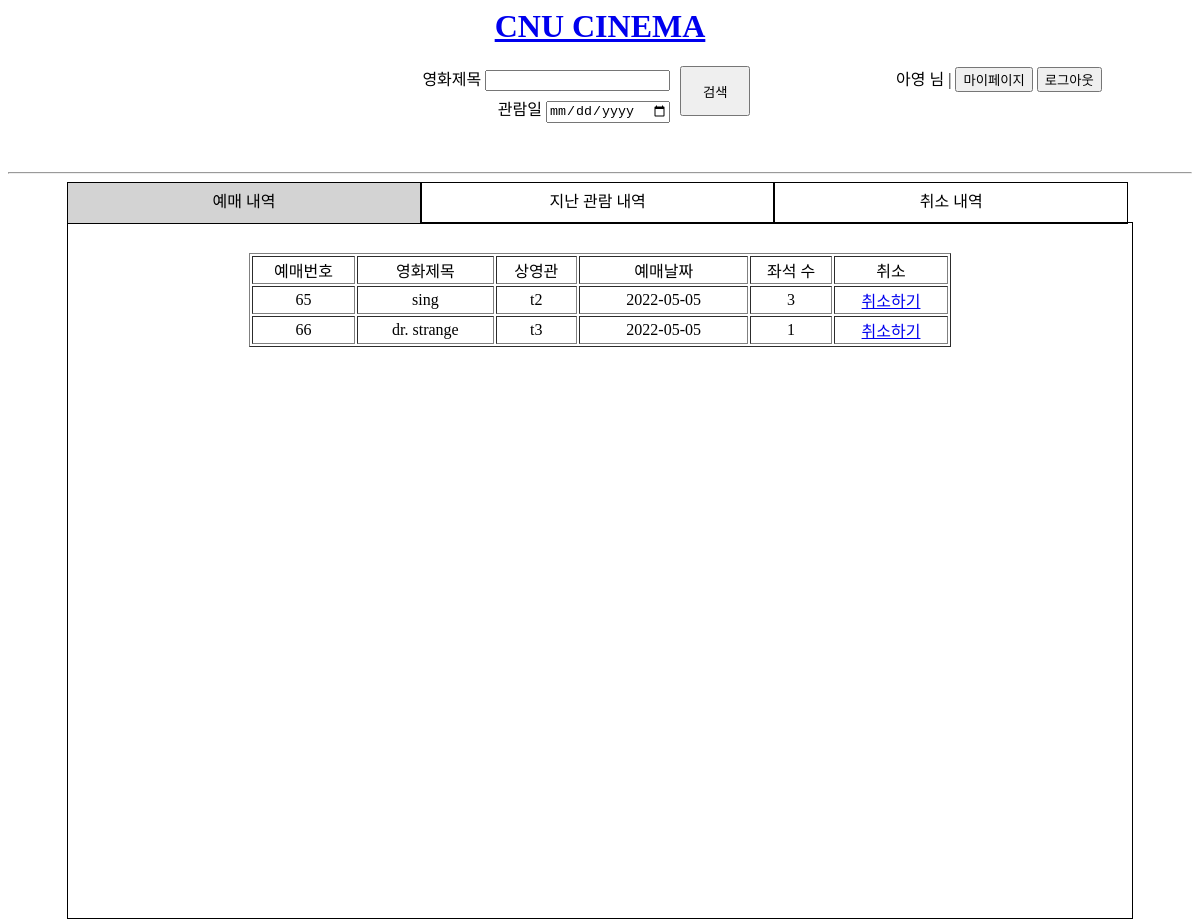
The page /mypage.php (signed in) on the database as committed earlier.
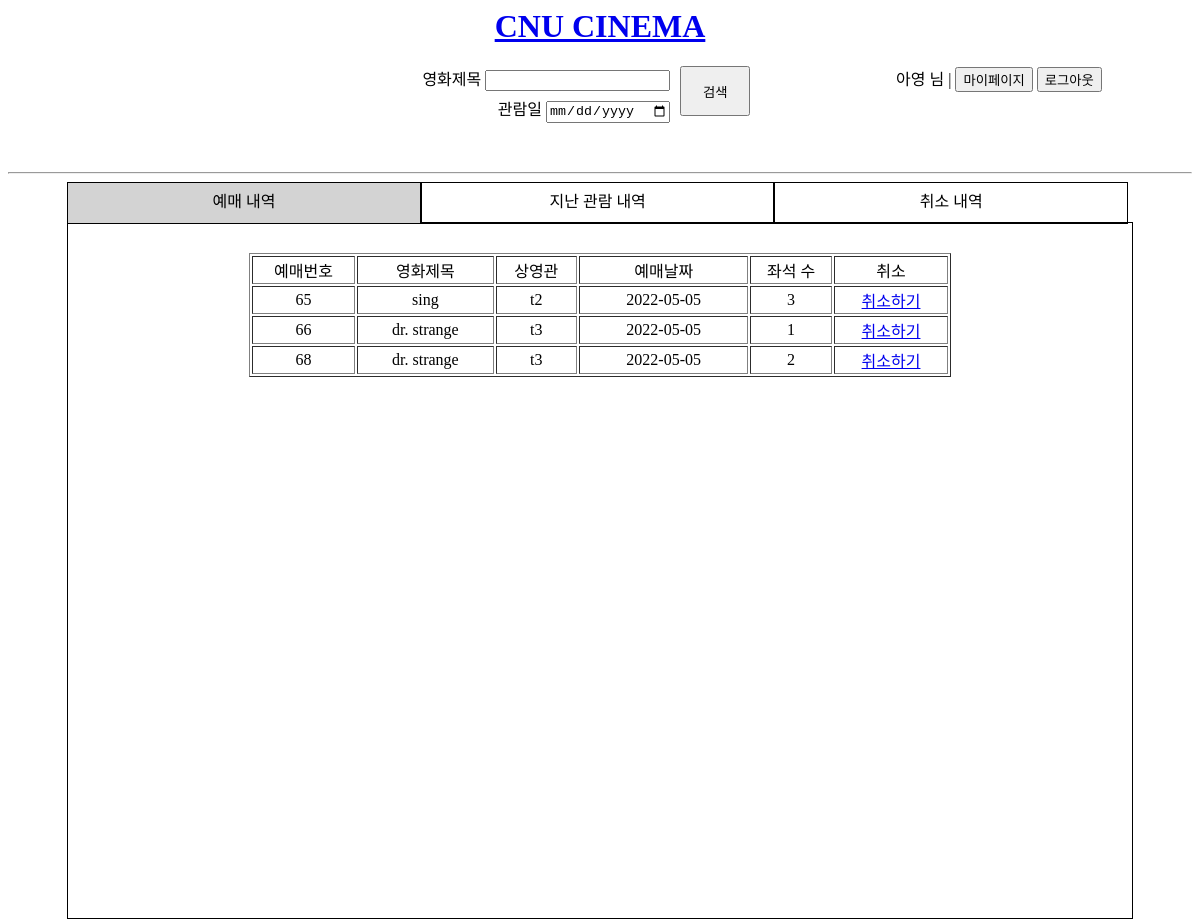
The same page on the database as committed later.
### tables this page shows
CREATE TABLE Ticketing 
	(
	id INTEGER PRIMARY KEY autoincrement,
	rc_date TEXT,
	seats INTEGER,
	status TEXT CHECK(status IN ('R','C','W')),
	cid INTEGER,
	sid INTEGER,
	CONSTRAINT Ticketing_FK1 FOREIGN KEY (cid) REFERENCES Customer(cid),
	CONSTRAINT Ticketing_FK2 FOREIGN KEY (sid) REFERENCES Schedule(sid)
	);

### conn.php (called while the page is built, shortened)
<?php
    if(isset($_SESSION["ID"])){
        $conn = TRUE;
    }
?>

### mypage.php (the view, shortened to what this page needs)
<?php
    include('conn.php');
?>
<html lang="en">
<head>
    <link rel="stylesheet" href="css/index.css">
</head>
<body>
    <div class="header">
        <h1 id="title"><a href="/index.php">CNU CINEMA</a></h1>
        <div class="div1"></div>
        <div class="div2" id="search">
            <form action="search.php" method="get" id="formform" name="search" onsubmit="return blankSearch();">
                <div id="in">
                    <li>영화제목 <input type="text" id="search" name="movie_title"></li>
                    <li>관람일 <input type="date" name="s_date"></li>
                </div>
                <div id="s">
                    <input type="submit" value="검색">
                </div>
            </form>
        </div>
        <?php
            if($conn){
                $email = $_SESSION["ID"];
                $pw = $_SESSION["PWD"];
                $q=$db->query("SELECT name FROM customer WHERE email='$email' and password='$pw';");
                $results = $q->fetchAll(PDO::FETCH_ASSOC);
                $name = $results[0]["name"];
                echo "<div>$name 님 | <button onclick='location.href=\"mypage.php\"'>마이페이지</button>
                                    <button onclick='location.href=\"signout.php\"'>로그아웃</button></div>";
        ?>
        <?php
            }
        ?>
    </div><br><br>
    <div>
        <hr>
    </div>
    <div class="lists">
        <div class="top">
            <ul>
                <li class="myList book clicked" id="rList" onclick="check(event)">예매 내역</li>
                <li class="myList watch" id="wList" onclick="check(event)">지난 관람 내역</li>
                <li class="myList cancel" id="cList"  onclick="check(event)">취소 내역</li>
            </ul>
        </div>
        <div class="list-content1 content">
            <?php
                $email = $_SESSION["ID"];
                $q=$db->query("SELECT * FROM ticketing WHERE cid=(SELECT cid FROM customer WHERE email='$email') AND status='R' ORDER BY rc_date DESC;");
                $results = $q->fetchAll(PDO::FETCH_ASSOC);
                if($results == null){
                    echo "<h2 class='bookingL book content'>예매 내역이 없습니다.</h2>";
                }
                else{
                    echo "<table border='1' class='bookingL book content'>
                            <tr>
                                <td class='td__1'>예매번호</td>
                                <td class='td__2'>영화제목</td>
                                <td class='td__3'>상영관</td>
                                <td class='td__4'>예매날짜</td>
                                <td class='td__5'>좌석 수</td>
                                <td class='td__6'>취소</td>
                            </tr>";
                    foreach($results as $row){
                        echo "<tr>";
                        $id = $row["id"];
                        $rc_date = $row["rc_date"];
                        $seats = $row["seats"];
                        $sid = $row["sid"];
                        $tmp=$db->query("SELECT m.title, s.tname FROM movie m, schedule s WHERE m.mid=s.mid AND s.sid=$sid;");
                        $r = $tmp->fetchAll(PDO::FETCH_ASSOC);
                        $title = $r[0]["title"];
                        $tname = $r[0]["tname"];
                        echo "<td class='td__1'>$id</td>
                            <td class='td__2'>$title</td>
                            <td class='td__3'>$tname</td>
                            <td class='td__4'>$rc_date</td>
                            <td class='td__5'>$seats</td>
                            <td class='td__6'><a href='mypage.php?id=$id'>취소하기</a></td>
                        </tr>";
                    }
                }
            ?>
        </div>
    </div>
</body>
</html>

Rows that differ between the two databases and show on the page:
added ticketing: id "68", title "dr. strange", tname "t3", rc_date "2022-05-05", seats "2"
